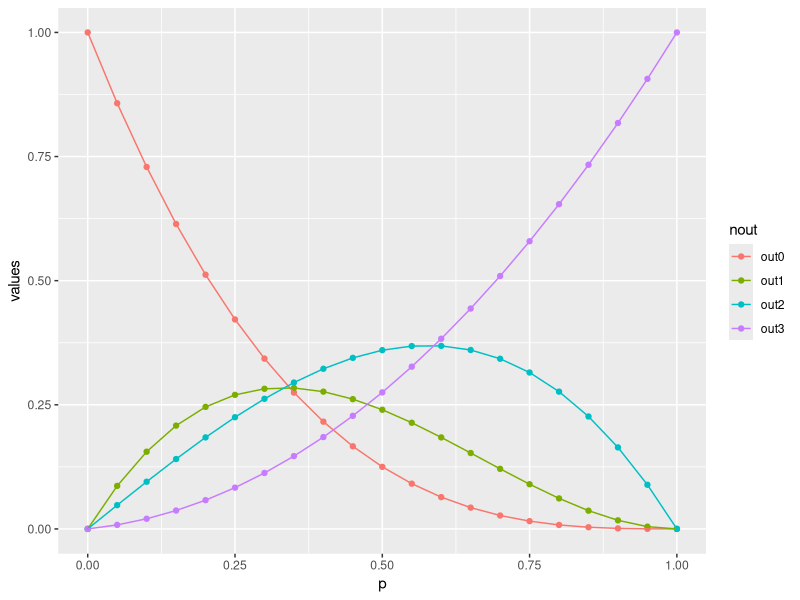
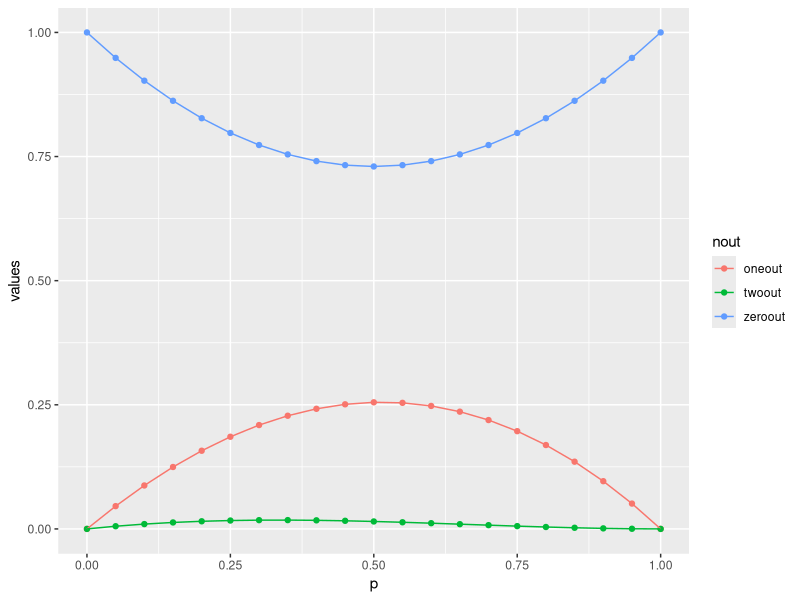

Write the R code that produced these figures, in order.
library(tidyverse)

# =============================================================================
# Group size 2 
# =============================================================================

# Group types:
# 00
# 01
# 10
# 11

p <- 0.1 # Prior prevalence of infectiousness:
q <- 0.2 # Probability of transmission

# Prior probability of each group type
priorprob <- c((1-p)^2, 2*p*(1-p), 2*p*(1-p), p^2)

# Initialize a probability transition matrix
transmat <- t(matrix(c(
c(1,0,0,0),
c(0,1-q,0,q),
c(0,0,1-q,q),
c(0,0,0,1)
),ncol=4))

# Calculate the probability of ending up in each state: 
priorprob%*%transmat

# =============================================================================
# Group size 3 
# =============================================================================

# Now keep track of number of infections, rather than group type:

# Possibilities:
# 0
# 1
# 2
# 3

p <- 0.1 # Prior prevalence of infectiousness:
q <- 0.2 # Probability of transmission

prng <- seq(0, 1, 0.05)

outcomevec0 <- rep(NA,length(prng))
outcomevec1 <- rep(NA,length(prng))
outcomevec2 <- rep(NA,length(prng))
outcomevec3 <- rep(NA,length(prng))

zerooutvec <-  rep(NA,length(prng))
oneoutvec <-  rep(NA,length(prng))
twooutvec <-  rep(NA,length(prng))

for(indexA in 1:length(prng)){

	p <- prng[indexA]
	priorprob <- c(
		(1-p)^3,
		3*p*(1-p)^2,
		3*p^2*(1-p),
		p^3
		)


	transmat <- t(matrix(c(
		c(1,0,0,0),
		c(0,(1-q)^2,2*q*(1-q),q^2),
		c(0,0,(1-q)^2,1-(1-q)^2),
		c(0,0,0,1)
	),nrow=4))


	outcome <- priorprob%*%transmat
	outcomevec0[indexA] <- outcome[1]
	outcomevec1[indexA] <- outcome[2]
	outcomevec2[indexA] <- outcome[3]
	outcomevec3[indexA] <- outcome[4]

	zeroout <- priorprob[1]*transmat[1,1] + priorprob[2]*transmat[2,2] + priorprob[3]*transmat[3,3] + priorprob[4]*transmat[4,4]
	oneout <- priorprob[2]*transmat[2,3] + priorprob[3]*transmat[3,4]
	twoout <- priorprob[2]*transmat[2,4]

	zerooutvec[indexA] <- zeroout
	oneoutvec[indexA] <- oneout
	twooutvec[indexA] <- twoout
	}





df <- data.frame(p=prng, out0=outcomevec0,out1=outcomevec1,out2=outcomevec2,out3=outcomevec3)

dfdelta <- data.frame(p=prng, zeroout=zerooutvec, oneout=oneoutvec, twoout=twooutvec)

fig3 <- df %>%
	pivot_longer(cols=c("out0","out1","out2","out3"), names_to="nout", values_to="values") %>%
	ggplot(aes(x=p, y=values, col=nout))+ 
		geom_point() + 
		geom_line()

ggsave(fig3, file="/Users/sk792/DropboxHarvard/Teaching/2019-20/EPI260/Project/groupsize/fig3.pdf")

fig3delta <- dfdelta %>%
	pivot_longer(cols=c("zeroout","oneout","twoout"), names_to="nout", values_to="values") %>%
	ggplot(aes(x=p, y=values, col=nout))+ 
		geom_point() + 
		geom_line()

ggsave(fig3delta, file="/Users/sk792/DropboxHarvard/Teaching/2019-20/EPI260/Project/groupsize/fig3delta.pdf")







